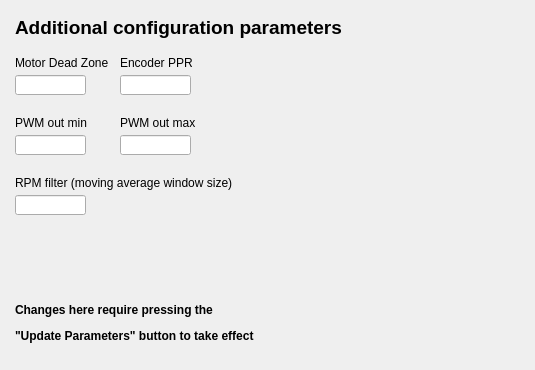
   <widget class="QWidget" name="tab_10">
    <attribute name="title">
     <string>Config</string>
    </attribute>
    <widget class="QLineEdit" name="deadzone">
     <property name="geometry">
      <rect>
       <x>15</x>
       <y>75</y>
       <width>71</width>
       <height>20</height>
      </rect>
     </property>
    </widget>
    <widget class="QLabel" name="deadzone_label">
     <property name="geometry">
      <rect>
       <x>15</x>
       <y>55</y>
       <width>101</width>
       <height>16</height>
      </rect>
     </property>
     <property name="toolTip">
      <string>PWM values for which the motor does not respond. Can be characterized with triangular input signal.</string>
     </property>
     <property name="text">
      <string>Motor Dead Zone</string>
     </property>
    </widget>
    <widget class="QLabel" name="label_15">
     <property name="geometry">
      <rect>
       <x>15</x>
       <y>15</y>
       <width>346</width>
       <height>26</height>
      </rect>
     </property>
     <property name="text">
      <string>&lt;html&gt;&lt;head/&gt;&lt;body&gt;&lt;p&gt;&lt;span style=&quot; font-size:14pt; font-weight:600;&quot;&gt;Additional configuration parameters&lt;/span&gt;&lt;/p&gt;&lt;/body&gt;&lt;/html&gt;</string>
     </property>
    </widget>
    <widget class="QLabel" name="label_21">
     <property name="geometry">
      <rect>
       <x>345</x>
       <y>15</y>
       <width>181</width>
       <height>106</height>
      </rect>
     </property>
     <property name="text">
      <string/>
     </property>
     <property name="pixmap">
      <pixmap>OSL.png</pixmap>
     </property>
     <property name="scaledContents">
      <bool>true</bool>
     </property>
    </widget>
    <widget class="QLineEdit" name="PWM_min">
     <property name="geometry">
      <rect>
       <x>15</x>
       <y>135</y>
       <width>71</width>
       <height>20</height>
      </rect>
     </property>
    </widget>
    <widget class="QLabel" name="deadzone_label_2">
     <property name="geometry">
      <rect>
       <x>15</x>
       <y>115</y>
       <width>101</width>
       <height>16</height>
      </rect>
     </property>
     <property name="toolTip">
      <string>PWM values for which the motor does not respond. Can be characterized with triangular input signal.</string>
     </property>
     <property name="text">
      <string>PWM out min</string>
     </property>
    </widget>
    <widget class="QLineEdit" name="PWM_max">
     <property name="geometry">
      <rect>
       <x>120</x>
       <y>135</y>
       <width>71</width>
       <height>20</height>
      </rect>
     </property>
    </widget>
    <widget class="QLabel" name="deadzone_label_3">
     <property name="geometry">
      <rect>
       <x>120</x>
       <y>115</y>
       <width>101</width>
       <height>16</height>
      </rect>
     </property>
     <property name="toolTip">
      <string>PWM values for which the motor does not respond. Can be characterized with triangular input signal.</string>
     </property>
     <property name="text">
      <string>PWM out max</string>
     </property>
    </widget>
    <widget class="QLabel" name="deadzone_label_4">
     <property name="geometry">
      <rect>
       <x>120</x>
       <y>55</y>
       <width>101</width>
       <height>16</height>
      </rect>
     </property>
     <property name="toolTip">
      <string>PWM values for which the motor does not respond. Can be characterized with triangular input signal.</string>
     </property>
     <property name="text">
      <string>Encoder PPR</string>
     </property>
    </widget>
    <widget class="QLineEdit" name="PPR">
     <property name="geometry">
      <rect>
       <x>120</x>
       <y>75</y>
       <width>71</width>
       <height>20</height>
      </rect>
     </property>
    </widget>
    <widget class="QLineEdit" name="RPM_filter">
     <property name="geometry">
      <rect>
       <x>15</x>
       <y>195</y>
       <width>71</width>
       <height>20</height>
      </rect>
     </property>
    </widget>
    <widget class="QLabel" name="deadzone_label_5">
     <property name="geometry">
      <rect>
       <x>15</x>
       <y>175</y>
       <width>251</width>
       <height>16</height>
      </rect>
     </property>
     <property name="toolTip">
      <string>PWM values for which the motor does not respond. Can be characterized with triangular input signal.</string>
     </property>
     <property name="text">
      <string>RPM filter (moving average window size)</string>
     </property>
    </widget>
    <widget class="QLabel" name="label_22">
     <property name="geometry">
      <rect>
       <x>15</x>
       <y>285</y>
       <width>341</width>
       <height>76</height>
      </rect>
     </property>
     <property name="text">
      <string>&lt;html&gt;&lt;head/&gt;&lt;body&gt;&lt;p&gt;&lt;span style=&quot; font-weight:600;&quot;&gt;Changes here require pressing the &lt;/span&gt;&lt;/p&gt;&lt;p&gt;&lt;span style=&quot; font-weight:600;&quot;&gt;&amp;quot;Update Parameters&amp;quot; button to take effect&lt;/span&gt;&lt;/p&gt;&lt;/body&gt;&lt;/html&gt;</string>
     </property>
    </widget>
   </widget>
